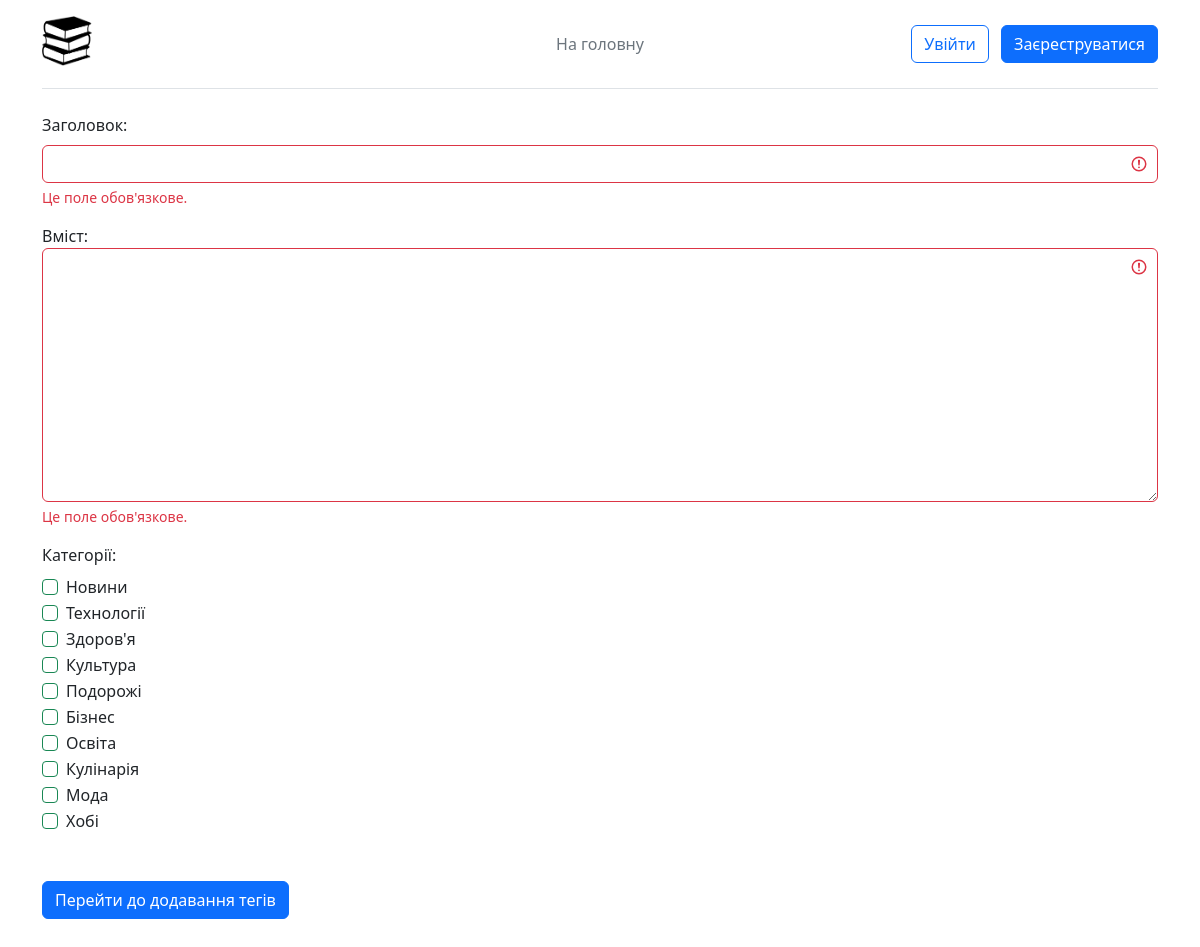
The page /create_article/ on the database its author committed.
### journal/models.py (models this page shows)
class Category(models.Model):
    name = models.CharField(max_length=100, unique=True, verbose_name='Назва')
    def __str__(self):
        return self.name
    class Meta:
        verbose_name = 'Категорія'
        verbose_name_plural = 'Категорії'

### journal/views.py (the view)
# urls.py: path('create_article/', views.create_article, name='create_article'),
def create_article(request):
    if request.method == 'POST':
         form = AddArticleForm(request.POST)
         if form.is_valid():
            title = form.cleaned_data['title']
            content = form.cleaned_data['content']
            categories = form.cleaned_data['categories']
            author = request.user
            article = Article(title=title, content=content, author=author)
            article.save()
            article.categories.set(categories)
            return render(request, 'journal/add_tags.html', {'article_slug':article.slug})
    else:
        form = AddArticleForm()
    context = {
        'form':form,
    }
    return render(request, 'journal/create_article.html', context)

### journal/forms.py
class AddArticleForm(forms.Form):
    title = forms.CharField(max_length=200)
    content = forms.CharField(widget=forms.Textarea(attrs={'cols':60, 'rows':10}))
    categories = forms.ModelMultipleChoiceField(queryset=Category.objects.all(), widget=forms.CheckboxSelectMultiple)

### journal/templates/journal/create_article.html (shortened to what this page needs)
{% extends 'journal/base.html' %}
{% block content %}
<form class="was-validated" action="{% url 'create_article' %}" method="post">
    <div class="mb-3">
        <label class="form-label" for="{{ form.title.id_for_label }}">Заголовок:</label>
        <input class="form-control" type="text" name="title" id="id_title" value="{{ form.title.value|default_if_none:'' }}" required>
        <div class="invalid-feedback">Це поле обов'язкове.</div>
    </div>
    <div class="mb-3">
        <label for="{{ form.content.id_for_label }}">Вміст:</label>
        <textarea class="form-control" name="content" cols="60" rows="10" required id="id_content">{{ form.content.value|default_if_none:'' }}</textarea>
        <div class="invalid-feedback">Це поле обов'язкове.</div>
    </div>
    <div class="fieldWrapper mb-5">
      <div style="display: flex; align-items: stretch;">
         <div>
            <label class="mb-2" for="{{ form.categories.id_for_label }}">Категорії:</label>
         </div>
      </div>
         {% for checkbox in form.categories %}
            <div id="{{ form.categories.id_for_label }}" class="form-check">
               <input type="checkbox" name="{{ checkbox.data.name }}" value="{{ checkbox.data.value }}" id="{{ checkbox.id_for_label }}" class="form-check-input" {% if checkbox.data.attrs.checked %}checked{% endif %}>
               <label for="{{ checkbox.id_for_label }}">{{ checkbox.choice_label }}</label>
            </div>
         {% endfor %}
    </div>
    <button class="btn btn-primary mb-5" type="submit">Перейти до додавання тегів</button>
</form>
{% endblock %}

### journal/templates/journal/base.html (shortened to what this page needs)
{% load static %}
<!DOCTYPE html>
<html lang="en">
<head>
    <link href="https://cdn.jsdelivr.net/npm/bootstrap@5.3.3/dist/css/bootstrap.min.css" rel="stylesheet">
    <link rel="stylesheet" href="https://cdn.jsdelivr.net/npm/bootstrap-icons@1.11.3/font/bootstrap-icons.min.css">
    <link rel="stylesheet" href="{% static 'journal/css/signin.css' %}">
</head>
<body>
    <div class="container">
        <header class="d-flex flex-wrap align-items-center justify-content-center justify-content-md-between py-3 mb-4 border-bottom">
          <div class="col-md-3 mb-2 mb-md-0">
            <a href="{% url 'home' %}" class="d-inline-flex link-body-emphasis text-decoration-none">
              <img src="{% static 'journal/images/post.png'%}" width="50" height="50">
            </a>
          </div>
          <ul class="nav col-12 col-md-auto mb-2 justify-content-center mb-md-0">
            <li><a href="{% url 'home' %}" class="nav-link px-2 link-secondary">На головну</a></li>
          </ul>
          <div class="col-md-3 text-end">
            {% if user.is_authenticated %}
            <a href="{% url 'logout' %}" type="button" class="btn btn-primary me-2">Вийти</a>
            {% else %}
                <a href="{% url 'login' %}" type="button" class="btn btn-outline-primary me-2">Увійти</a>
                <a href="{% url 'register' %}" type="button" class="btn btn-primary">Заєреструватися</a>
            {% endif %}
          </div>
        </header>
      </div>
<div class="container">
    {%block content %}
    {% endblock %}
</div>
</body>
</html>

### rows shown on the page
Category: choice_label "Новини"
Category: choice_label "Технології"
Category: choice_label "Здоров'я"
Category: choice_label "Культура"
Category: choice_label "Подорожі"
Category: choice_label "Бізнес"
Category: choice_label "Освіта"
Category: choice_label "Кулінарія"
Category: choice_label "Мода"
Category: choice_label "Хобі"
